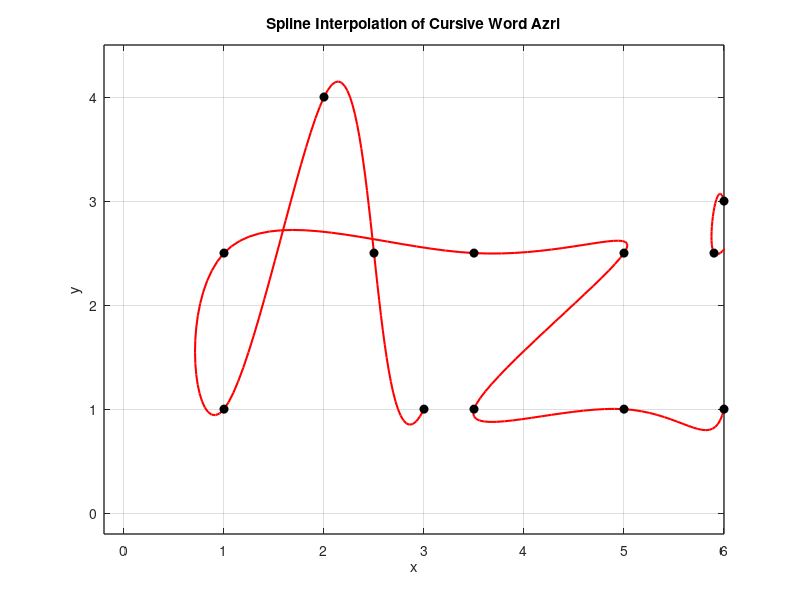

Write the MATLAB code that produced this figure.
% The x and y coordinate for creating the word 'Azri'
x = [3.00 2.50 2.00 1.00 1.00 3.50 5.00 3.50 5.00 6.00 6.00 5.90 ... 
    6.50 7.00 6.20 6.20 7.00 7.50 7.50 8.00 7.80 7.50];
y = [1.00 2.50 4.00 1.00 2.50 2.50 2.50 1.00 1.00 1.00 3.00 2.50 ...
    3.00 2.80 2.50 1.00 1.00 1.00 2.50 3.00 3.50 3.00];

n = length(x);
t = 0:n-1; % Parametric coordinate t
tt = 0:0.05:n-1; % More precise coordination for t spline interpolation

% Using the spline interpolation
xx = spline(t, x, tt);
yy = spline(t, y, tt);

% Plot the graph 
figure(1)
plot(xx, yy, 'r', 'LineWidth', 1.5) % for spline
hold on
plot(x, y, 'ko', 'MarkerFaceColor', 'k')
axis([-0.2 6 -0.2 4.5])
grid on
title('Spline Interpolation of Cursive Word Azri')
xlabel('x')
ylabel('y')
set(gca, 'FontSize', 10, 'LineWidth', 1)
grid on